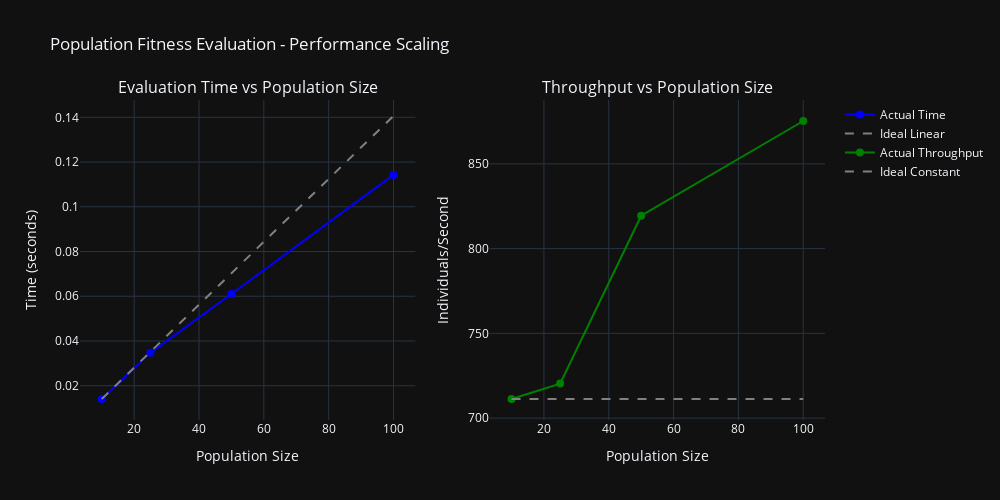

Notebook cell for this chart:
### Code cell
# Visualize scaling performance
sizes = [r['size'] for r in scaling_results]
times = [r['time'] for r in scaling_results]
ind_per_sec = [r['ind_per_sec'] for r in scaling_results]

fig = make_subplots(
    rows=1, cols=2,
    subplot_titles=['Evaluation Time vs Population Size', 'Throughput vs Population Size']
)

# Linear and ideal scaling reference lines
ideal_times = [times[0] * (s / sizes[0]) for s in sizes]
ideal_throughput = [ind_per_sec[0] for _ in sizes]  # Should stay constant

# Plot 1: Evaluation time
fig.add_trace(
    go.Scatter(
        x=sizes,
        y=times,
        mode='markers+lines',
        name='Actual Time',
        marker=dict(color='blue', size=8),
        line=dict(color='blue')
    ),
    row=1, col=1
)

fig.add_trace(
    go.Scatter(
        x=sizes,
        y=ideal_times,
        mode='lines',
        name='Ideal Linear',
        line=dict(color='gray', dash='dash')
    ),
    row=1, col=1
)

# Plot 2: Throughput
fig.add_trace(
    go.Scatter(
        x=sizes,
        y=ind_per_sec,
        mode='markers+lines',
        name='Actual Throughput',
        marker=dict(color='green', size=8),
        line=dict(color='green')
    ),
    row=1, col=2
)

fig.add_trace(
    go.Scatter(
        x=sizes,
        y=ideal_throughput,
        mode='lines',
        name='Ideal Constant',
        line=dict(color='gray', dash='dash')
    ),
    row=1, col=2
)

fig.update_xaxes(title_text="Population Size", row=1, col=1)
fig.update_xaxes(title_text="Population Size", row=1, col=2)
fig.update_yaxes(title_text="Time (seconds)", row=1, col=1)
fig.update_yaxes(title_text="Individuals/Second", row=1, col=2)

fig.update_layout(
    title=f"Population Fitness Evaluation - Performance Scaling",
    height=500,
    width=1000,
    showlegend=True
)

fig.show()

# Calculate parallel efficiency
if len(scaling_results) >= 2:
    parallel_efficiency = (scaling_results[0]['ind_per_sec'] / scaling_results[-1]['ind_per_sec']) * 100
    print(f"\n⚡ Parallel Efficiency: {parallel_efficiency:.1f}%")
    print(f"   (Higher is better - 100% means perfect scaling)")
    
    if parallel_efficiency > 90:
        print(f"   🎯 Excellent scaling - Numba parallel optimization working well!")
    elif parallel_efficiency > 70:
        print(f"   ✅ Good scaling - Minor overhead but efficient")
    else:
        print(f"   ⚠️ Scaling issues - May need optimization for large populations")

### Figure 1 — Plotly figure (JSON) as saved in the notebook; plotly's stock layout.template omitted (floating-point values rounded to 4 significant figures)
{"data": [{"line": {"color": "blue"}, "marker": {"color": "blue", "size": 8}, "mode": "markers+lines", "name": "Actual Time", "x": [10, 25, 50, 100], "y": [0.01406, 0.0347, 0.06102, 0.1142], "type": "scatter", "xaxis": "x", "yaxis": "y"}, {"line": {"color": "gray", "dash": "dash"}, "mode": "lines", "name": "Ideal Linear", "x": [10, 25, 50, 100], "y": [0.01406, 0.03515, 0.0703, 0.1406], "type": "scatter", "xaxis": "x", "yaxis": "y"}, {"line": {"color": "green"}, "marker": {"color": "green", "size": 8}, "mode": "markers+lines", "name": "Actual Throughput", "x": [10, 25, 50, 100], "y": [711.3, 720.4, 819.4, 875.3], "type": "scatter", "xaxis": "x2", "yaxis": "y2"}, {"line": {"color": "gray", "dash": "dash"}, "mode": "lines", "name": "Ideal Constant", "x": [10, 25, 50, 100], "y": [711.3, 711.3, 711.3, 711.3], "type": "scatter", "xaxis": "x2", "yaxis": "y2"}], "layout": {"xaxis": {"anchor": "y", "domain": [0.0, 0.45], "title": {"text": "Population Size"}}, "yaxis": {"anchor": "x", "domain": [0.0, 1.0], "title": {"text": "Time (seconds)"}}, "xaxis2": {"anchor": "y2", "domain": [0.55, 1.0], "title": {"text": "Population Size"}}, "yaxis2": {"anchor": "x2", "domain": [0.0, 1.0], "title": {"text": "Individuals/Second"}}, "annotations": [{"font": {"size": 16}, "showarrow": false, "text": "Evaluation Time vs Population Size", "x": 0.225, "xanchor": "center", "xref": "paper", "y": 1.0, "yanchor": "bottom", "yref": "paper"}, {"font": {"size": 16}, "showarrow": false, "text": "Throughput vs Population Size", "x": 0.775, "xanchor": "center", "xref": "paper", "y": 1.0, "yanchor": "bottom", "yref": "paper"}], "title": {"text": "Population Fitness Evaluation - Performance Scaling"}, "height": 500, "width": 1000, "showlegend": true}}
